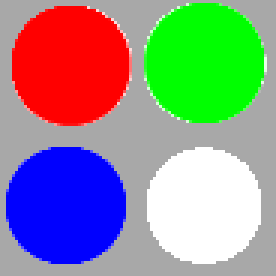
#> input picture 09_vaje/navodila/Gradivo/RGB0.png, 92 x 92 px (shown 3 times larger)
$ jupyter execute --allow-errors vaje_09.ipynb
#> lines starting #> are read from the running program, lines starting #| are printed output that depends on the picture
# Imports

[cell 1]
from pathlib import Path
import numpy as np
import matplotlib.pyplot as plt
import cv2
from scipy import ndimage
from skimage.filters import threshold_otsu

# Mapa s slikami (deluje iz 09_vaje/ in iz 09_vaje/resitve/)
GRADIVO = Path("navodila/Gradivo") if Path("navodila").exists() else Path("../navodila/Gradivo")
rng = np.random.default_rng(1)

# Funkcije

[cell 2]
def nalozi(ime, nacin=cv2.IMREAD_UNCHANGED):
    """Naloži sliko. OpenCV vrne kanale v vrstnem redu BGR(A), zato jih preuredimo v RGB(A)."""
#> called with ime = 'RGB0.png', nacin = -1
    img = cv2.imread(str(GRADIVO / ime), nacin)
#> img is the input picture: shape (92, 92, 4); mean B, G, R, A 143.4, 144, 143.6, 219.3
    if img.ndim == 3 and img.shape[2] == 3:
        img = cv2.cvtColor(img, cv2.COLOR_BGR2RGB)
    elif img.ndim == 3 and img.shape[2] == 4:
        img = cv2.cvtColor(img, cv2.COLOR_BGRA2RGBA)
    return img


def opisi(img):
    """Višina, širina, število kanalov, podatkovni tip in velikost v kB."""
    # TODO
    pass


def svetlost(img, metoda="utezena"):
    """Svetlost piksla iz kanalov R, G, B (float)."""
    R, G, B = [img[:, :, k].astype(float) for k in range(3)]   # pazi na prekoračitev uint8!
    # TODO: metode "povprecje", "utezena" (0.299, 0.587, 0.114), "max", "min"
    pass
    raise ValueError(metoda)


def otsu(I):
    """Otsujev prag za sliko s celoštevilskimi vrednostmi 0..255.
    Razred 0: I <= T, razred 1: I > T. Vrne (T, sigma_b^2 za vse T)."""
    h = np.bincount(I.ravel().astype(int), minlength=256) / I.size
    # TODO: omega_0(T), mu(T) s kumulativnimi vsotami; sigma_b^2 = (mu_T omega_0 - mu)^2 / (omega_0 (1 - omega_0))
    pass


def oznaci(maska, sosedstvo=4):
    """Označevanje povezanih območij (zapolnjevanje s skladom). Vrne (oznake, število območij)."""
    premiki = [(1, 0), (-1, 0), (0, 1), (0, -1)]
    if sosedstvo == 8:
        premiki += [(1, 1), (1, -1), (-1, 1), (-1, -1)]
    H, W = maska.shape
    L = np.zeros((H, W), int)
    k = 0
    for i in range(H):
        for j in range(W):
            if maska[i, j] and L[i, j] == 0:
                k += 1
                L[i, j] = k
                sklad = [(i, j)]
                # TODO: dokler sklad ni prazen, vzemi piksel in označi vse neoznačene sosede v maski
                pass
    return L, k


def lastnosti(L, k):
    """Ploščina (število pikslov) in težišče (vrstica, stolpec) vsakega območja 1..k."""
    # TODO: np.bincount na L ter na koordinatah, utežene z oznakami
    pass

# Testno območje

[cell 3]
# P2: svetlost enega piksla
px = np.array([[[200, 50, 50]]], dtype=np.uint8)
#> (the rest of this cell did not finish here and is left out)

# Naloga 1 - Slika 3

[cell 4]
# TODO: opis slik RGB0.png, RGB.jpg, apple.jpg, Kontrola.png (Preglednica 1)
img = nalozi("RGB0.png")
fig = plt.figure(figsize=(12, 3))
# TODO: slika in njeni štirje kanali (R, G, B, A) v sivinah
plt.show()

# Naloga 2 - Slika 4

[cell 5]
jabolko = nalozi("apple.jpg")
#> call 2 of nalozi, with ime = 'apple.jpg', nacin = -1
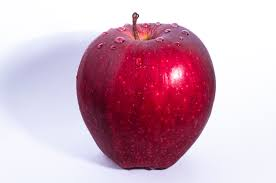
#> input picture 09_vaje/navodila/Gradivo/apple.jpg, 276 x 183 px
#> in nalozi, img is the input picture: shape (183, 276, 3); mean B, G, R 188.7, 171.6, 209.1
metode = ("povprecje", "utezena", "max", "min")
fig = plt.figure(figsize=(15, 3))
# TODO: svetlost po štirih metodah
plt.show()

# Naloga 2 - Slika 5

#> (a cell that did not finish here is left out)

#> call 2 of svetlost, with metoda = 'utezena'
#> in svetlost (call 2), `R, G, B = [img[:, :, k].astype(float) for k in range(3)]`:
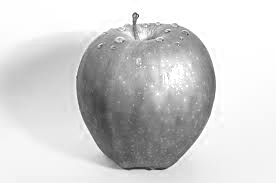
#> R: shape (183, 276) float64; min 35, max 255, mean 209.1
#> in svetlost (call 2), `R, G, B = [img[:, :, k].astype(float) for k in range(3)]`:
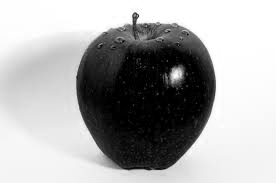
#> G: shape (183, 276) float64; min 0, max 255, mean 171.6
#> in svetlost (call 2), `R, G, B = [img[:, :, k].astype(float) for k in range(3)]`:
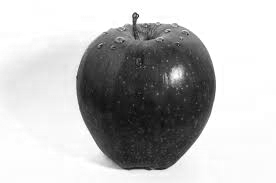
#> B: shape (183, 276) float64; min 13, max 255, mean 188.7
fig = plt.figure(figsize=(15, 3))
ax = fig.add_subplot(1, 5, 1)
# TODO: histogram svetlosti in maske I < T za T = 50, 100, 150, 200; delež pikslov ospredja (Preglednica 2)
plt.show()

# Naloga 3 - Slika 6

[cell 7]
krogi = nalozi("FIG_02.jpg", cv2.IMREAD_GRAYSCALE)
#> call 3 of nalozi, with ime = 'FIG_02.jpg', nacin = 0
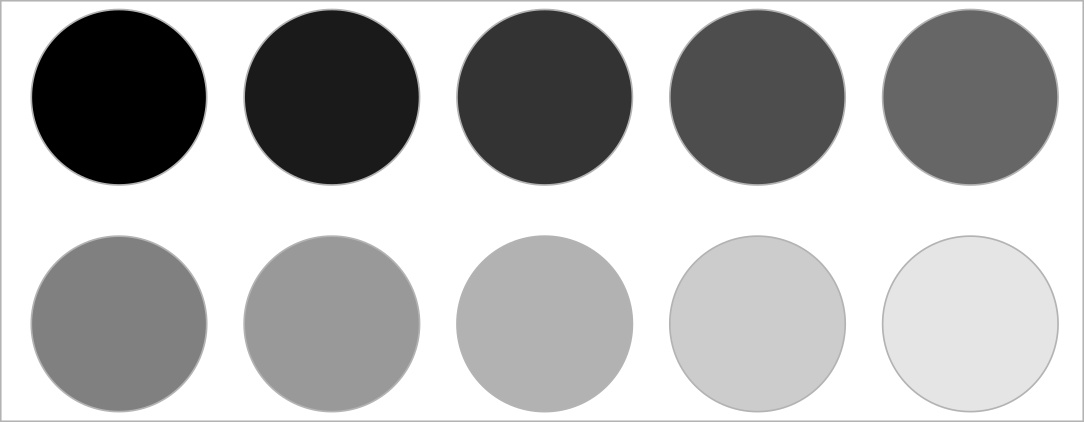
#> input picture 09_vaje/navodila/Gradivo/FIG_02.jpg, 1084 x 422 px
#> in nalozi, img is the input picture: shape (422, 1084); min 0, max 255, mean 180
fig = plt.figure(figsize=(12, 3.5))
# TODO: sigma_b^2(T) za jabolko in FIG_02, lastni Otsu in skimage; maski (Preglednica 3)
fig.tight_layout()
plt.show()

# Naloga 4 - Slika 7

#> (a cell that did not finish here is left out)
